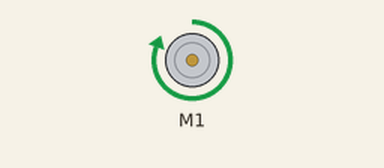
Simulated run of this sketch. Board: Arduino Uno, built with avr-gcc and run on an emulated ATmega328P. Parts: DC motor (green arrow = forward, orange = backward, longer = faster). What the sketch prints to the serial monitor is not drawn.

Above: at 0.1 s.
Timing chart, 0 to 1.6 s (numbered marks = the images above):
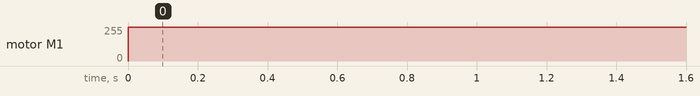

The sketch:

vexmotor.ino
```cpp
#include <AFMotor.h>
AF_DCMotor motor(1, MOTOR12_64KHZ); // create motor #2, 64KHz pwm
void setup() {
  Serial.begin(9600); // set up Serial library at 9600 bps
  Serial.println("Motor test!");
  motor.setSpeed(255); // set the speed to 200/255
}
void loop() {
  motor.run(FORWARD); // turn it on going forward

}
```

Measured:
- by itself, motor M1: stopped → forward 255/255 at 0.00 s
